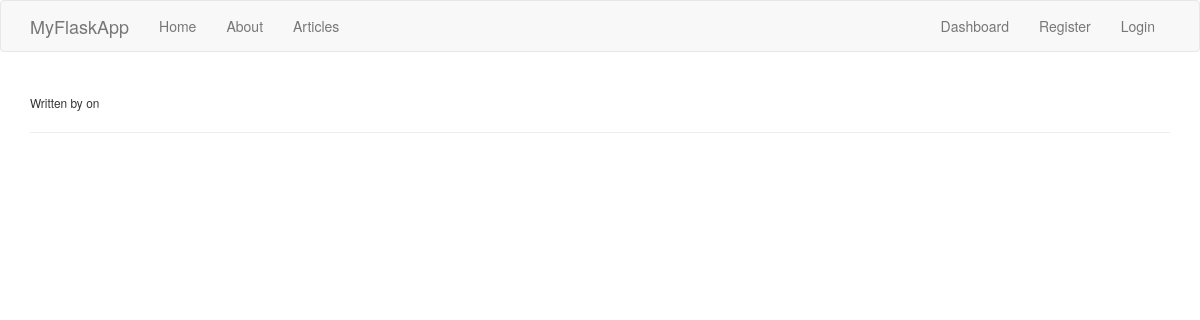
Before: /article/5/ with the older database file.
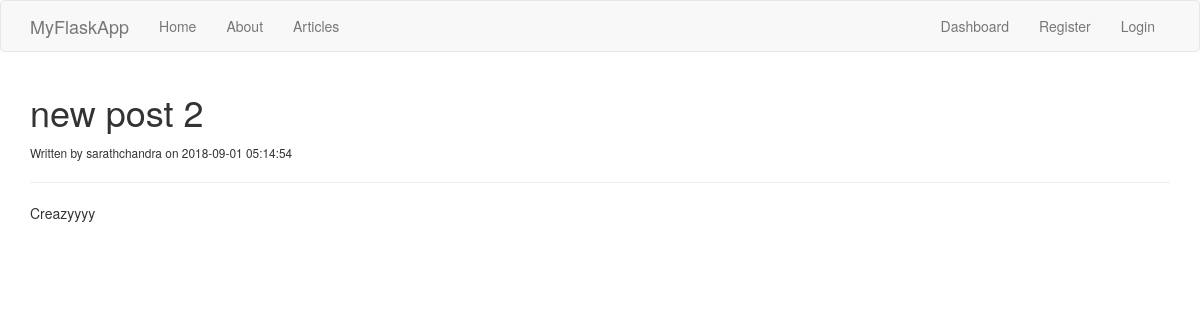
After: the same page with the newer database file.
### tables this page shows
CREATE TABLE 'flask_articles' (     'id' INTEGER PRIMARY KEY AUTOINCREMENT,     'title' varchar(100) NOT NULL,     'author' varchar(100) NOT NULL,     'body' text,     'create_date' timestamp NOT NULL DEFAULT CURRENT_TIMESTAMP);

### app.py (the view)
@app.route('/article/<string:id>/')
def article(id):
    cursor = connection.cursor()
    connection.row_factory = dict_factory
    result = cursor.execute("SELECT * FROM flask_articles WHERE id = ?", (id,))
    article = cursor.fetchone()
    cursor.close()
    return render_template('article.html', article=article)

### app.py (called while the page is built)
def dict_factory(cursor, row):
    d = {}
    for idx, col in enumerate(cursor.description):
        d[col[0]] = row[idx]
    return d

### templates/article.html
{% extends 'layout.html' %}
{% block body %}
  <h1>{{article.title}}</h1>
  <small>Written by {{article.author}} on {{article.create_date}}</small>
  <hr>
  <div>
    {{article.body | safe}}
  </div>
{% endblock %}

Changed rows visible on the page:
added flask_articles: title "new post 2", author "sarathchandra", create_date "2018-09-01 05:14:54", body "Creazyyyy"
